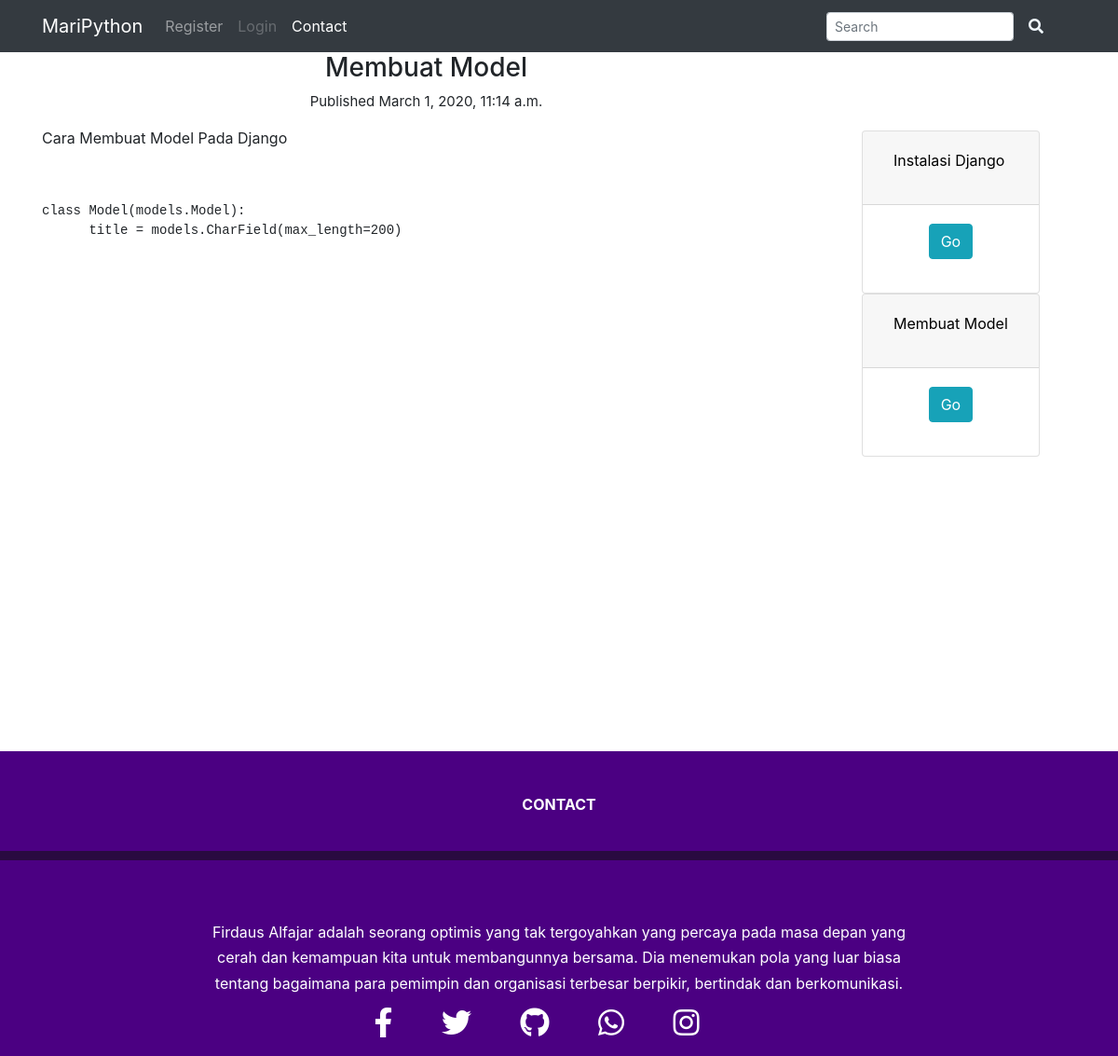
/membuat-model, run on the app's committed database.
### main/models.py (models this page shows, shortened)
class Blog(models.Model):
    title = models.CharField(max_length=300)
    content = models.TextField()
    published = models.DateTimeField("date published", default=datetime.now)
    blog_series = models.ForeignKey(BlogSeries, on_delete=models.SET_DEFAULT, default=1, verbose_name="Series")
    blog_slug = models.CharField(max_length=200, default=1)

### main/views.py (the view, shortened to what this page needs)
# urls.py: path('<single_slug>', single_slug, name='single_slug'),
def single_slug(request, single_slug):
    categories = [c.category_slug for c in BlogCategory.objects.all()]
    blog = [t.blog_slug for t in Blog.objects.all()]
    if single_slug in blog:
        this_blog = Blog.objects.get(blog_slug=single_slug)
        blog_from_series = Blog.objects.filter(blog_series__blog_series=this_blog.blog_series).order_by('published')
        this_blog_idx = list(blog_from_series).index(this_blog)
        return render(request=request,
                      template_name='blog.html',
                      context={"blog":this_blog,
                               "sidebar": blog_from_series,
                               "this_blog": this_blog_idx})
    return HttpResponse(f"'{single_slug}' does not correspond to anything we know of!")

### main/models.py (called while the page is built)
    def __str__(self):
        return self.blog_series

### main/templates/blog.html
{% extends "base.html" %}
{% block content %}
    <div class="container">
        <div class="row">
            <div class="col-7 col-md-9">
                <h3 style="text-align: center;">{{blog.title}}</h3>
                <p style="font-size: 15px; text-align: center;">Published {{ blog.published }}</p>
                {{blog.content|safe}}
            </div>
            <ul class="collapse show" style="margin-top: 60px;"></br>
                {% for blog in sidebar %}
                    {% if forloop.counter0 == this_id %}
                        <li class="active">
                            <div class="card-header" id="headingOne">{{blog.title}}<br>(Viewing)</div>
                        </li>
                    {% else %}
                    <div id="accordion">
                        <div class="card">
                          <div class="card-header" id="headingOne">
                            <h5 class="mb-0">
                              <button class="btn btn-link" data-toggle="collapse" data-target="#collapseOne" aria-expanded="true" aria-controls="collapseOne">
                                <p style="color: black;">{{blog.title}}</p>
                              </button>
                            </h5>
                          </div>
                          <div id="collapseOne" class="collapse show" aria-labelledby="headingOne" data-parent="#accordion">
                            <div class="card-body">
                                <p style="justify-content: center; align-items: center; display: flex;">
                                    <a href="/{{blog.blog_slug}}">
                                        <button class="btn btn-info" href type="button" data-toggle="collapse" data-target="#collapseOne" aria-expanded="true" aria-controls="collapseOne">
                                            Go
                                        </button>
                                    </a>
                                </p>
                            </div>
                          </div>
                        </div>
                    {% endif %}
                {% endfor %}
            </ul>
        </div>
    </div>
{% endblock %}

### data on the page
Blog: title "Membuat Model", published "March 1, 2020, 11:14 a.m.", content "Cara Membuat Model Pada Django class Model(models.Model): title = models.CharField(max_length=200)"
Blog: title "Instalasi Django"
